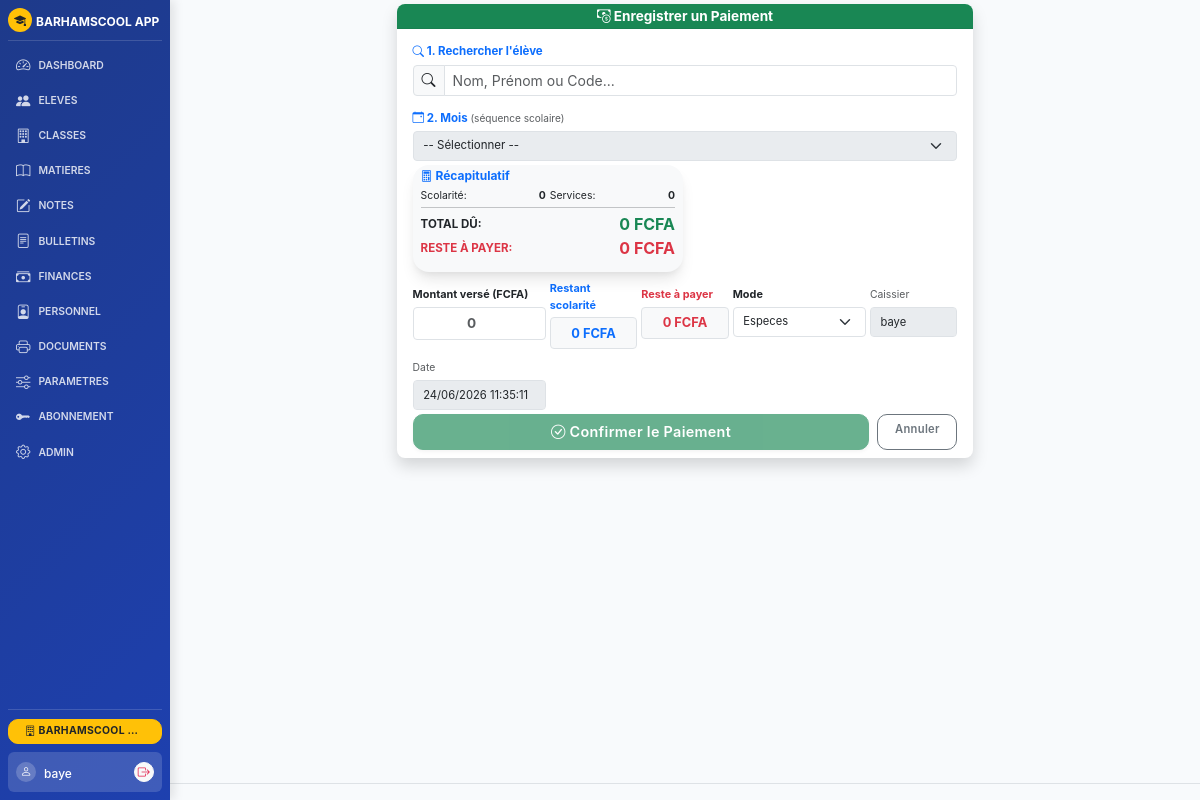
/finances/paiement (signed in), run on the app's committed database.
### models.py (models this page shows, shortened)
class Ecole(db.Model):
    id = db.Column(db.Integer, primary_key=True)
    nom = db.Column(db.String(200), default='BARHAMSCOOL APP')
    identifiant = db.Column(db.String(50), unique=True, nullable=True)
    adresse = db.Column(db.String(300), default='ZAC MBAO CITE CAPEC')
    tel = db.Column(db.String(100), default='338369035-772601310-777385032')
    annee_scolaire = db.Column(db.String(20), default='2024-2025')
    zone = db.Column(db.String(100), default='RUFISQUE')
    dev = db.Column(db.String(200), default='Abdou Diatta - Barham Informatique')
    email = db.Column(db.String(150), default='')
    type_ecole = db.Column(db.String(100), default='')
    directeur = db.Column(db.String(150), default='')
    chef_etablissement = db.Column(db.String(150), default='')
    slogan = db.Column(db.String(300), default='')
    autorisation = db.Column(db.String(100), default='')
    code_etablissement = db.Column(db.String(50), default='')
    ia = db.Column(db.String(100), default='')
    ief = db.Column(db.String(100), default='')
    session_timeout = db.Column(db.Integer, default=30)  # en minutes
    max_login_attempts = db.Column(db.Integer, default=5)
    lockout_duration = db.Column(db.Integer, default=15)  # en minutes
    ip_whitelist = db.Column(db.Text, default='')  # IPs autorisées (séparées par virgule)
    smtp_server = db.Column(db.String(150), default='')
    smtp_port = db.Column(db.Integer, default=587)
    smtp_user = db.Column(db.String(150), default='')
    smtp_password = db.Column(db.String(150), default='')
    smtp_use_tls = db.Column(db.Boolean, default=True)
    email_expediteur = db.Column(db.String(150), default='')

class User(UserMixin, db.Model):
    id = db.Column(db.Integer, primary_key=True)
    username = db.Column(db.String(80), unique=True, nullable=False)
    password_hash = db.Column(db.String(256), nullable=False)
    role = db.Column(db.String(50), default='user')
    ecole_id = db.Column(db.Integer, db.ForeignKey('ecole.id'), nullable=True)
    created_at = db.Column(db.DateTime, default=lambda: datetime.now(timezone.utc))
    last_login = db.Column(db.DateTime, nullable=True)
    identifiant = db.Column(db.String(50), unique=True, nullable=True)
    ecole = db.relationship('Ecole', backref='users')

### routes_finances.py (the view, shortened to what this page needs)
@app.route('/finances/paiement', methods=['GET', 'POST'])
@login_required
def paiement_ajouter():
    ecole_id = get_current_ecole_id()
    e = Ecole.query.get(ecole_id); annee = _annee_courante(e)
    categories = CategorieTarif.query.order_by(CategorieTarif.type_categorie, CategorieTarif.nom).all()
    return render_template('finances/form.html', ecole=e, categories=categories)

### templates/finances/form.html (shortened to what this page needs)
{% extends "base.html" %}
{% block content %}
<div class="row justify-content-center">
    <div class="col-lg-7">
        <div class="card shadow border-0 rounded-3" style="margin-top:4px;">
            <div class="card-header bg-success text-white py-1">
                <h6 class="mb-0 text-center fw-bold" style="font-size:0.85rem;"><i class="bi bi-cash-coin"></i> Enregistrer un Paiement</h6>
            </div>
            <div class="card-body py-2 px-3">
                <form method="POST" id="paiementForm">
                    <div class="mb-2">
                        <label class="form-label fw-bold text-primary mb-1" style="font-size:0.72rem;"><i class="bi bi-search"></i> 1. Rechercher l'élève</label>
                        <div class="input-group input-group-sm">
                            <span class="input-group-text bg-light"><i class="bi bi-search"></i></span>
                            <input type="text" id="eleve-search" class="form-control form-control-sm" placeholder="Nom, Prénom ou Code..." autocomplete="off">
                        </div>
                    </div>
                    <div class="mb-1">
                        <label class="form-label fw-bold text-primary mb-1" style="font-size:0.72rem;"><i class="bi bi-calendar-event"></i> 2. Mois <small class="text-muted fw-normal">(séquence scolaire)</small></label>
                        <select name="mois" id="select-mois" class="form-select form-select-sm" required disabled style="font-size:0.72rem;">
                            <option value="">-- Sélectionner --</option>
                        </select>
                    </div>
                    <div class="row g-1 mb-2">
                        <div class="col-md-6" id="recap-section">
                            <div class="card bg-light border-0 h-100">
                                <div class="card-body py-1 px-2">
                                    <h6 class="fw-bold text-primary mb-1" style="font-size:0.75rem;"><i class="bi bi-calculator"></i> Récapitulatif</h6>
                                    <div class="row g-1" style="font-size:0.65rem;">
                                        <div class="col-6">
                                            <div class="d-flex justify-content-between">
                                                <span>Scolarité:</span>
                                                <span class="fw-bold" id="recap-scolarite">0</span>
                                            </div>
                                        </div>
                                        <div class="col-6">
                                            <div class="d-flex justify-content-between">
                                                <span>Services:</span>
                                                <span class="fw-bold" id="recap-services">0</span>
                                            </div>
                                        </div>
                                    </div>
                                    <hr class="my-1">
                                    <div class="d-flex justify-content-between align-items-center">
                                        <span class="fw-bold" style="font-size:0.72rem;">TOTAL DÛ:</span>
                                        <span class="fw-bold text-success" id="recap-total" style="font-size:1rem;">0 FCFA</span>
                                    </div>
                                    <div class="d-flex justify-content-between align-items-center">
                                        <span class="fw-bold text-danger" style="font-size:0.72rem;">RESTE À PAYER:</span>
                                        <span class="fw-bold text-danger" id="recap-reste" style="font-size:1rem;">0 FCFA</span>
                                    </div>
                                </div>
                            </div>
                        </div>
                    </div>
                    <div class="row g-1 mb-1">
                        <div class="col-md-3">
                            <label class="form-label fw-bold mb-1" style="font-size:0.68rem;">Montant versé (FCFA)</label>
                            <input type="number" name="montant" id="montant-verse" class="form-control form-control-sm text-center fw-bold" required placeholder="0" min="0" style="font-size:0.85rem;">
                        </div>
                        <div class="col-md-2">
                            <label class="form-label fw-bold text-primary mb-1" style="font-size:0.68rem;">Restant scolarité</label>
                            <input type="text" class="form-control form-control-sm text-center fw-bold text-primary bg-light" id="restant-scolarite" disabled readonly value="0 FCFA" style="font-size:0.8rem;">
                        </div>
                        <div class="col-md-2">
                            <label class="form-label fw-bold text-danger mb-1" style="font-size:0.68rem;">Reste à payer</label>
                            <input type="text" class="form-control form-control-sm text-center fw-bold text-danger bg-light" id="reste-a-payer" disabled readonly value="0 FCFA" style="font-size:0.8rem;">
                        </div>
                        <div class="col-md-3">
                            <label class="form-label fw-bold mb-1" style="font-size:0.68rem;">Mode</label>
                            <select name="mode_paiement" class="form-select form-select-sm" style="font-size:0.7rem;">
                                <option value="Especes">Especes</option>
                            </select>
                        </div>
                        <div class="col-md-2">
                            <label class="form-label text-muted mb-1" style="font-size:0.65rem;">Caissier</label>
                            <input type="text" class="form-control form-control-sm" value="{{ current_user.username }}" disabled readonly style="font-size:0.7rem;">
                        </div>
                        <div class="col-md-3">
                            <label class="form-label text-muted mb-1" style="font-size:0.65rem;">Date</label>
                            <input type="text" class="form-control form-control-sm" id="datetime-display" disabled readonly style="font-size:0.7rem;">
                        </div>
                    </div>
                    <div class="d-flex gap-2">
                        <button type="submit" class="btn btn-success btn-sm shadow-sm flex-grow-1" id="submit-btn" disabled>
                            <i class="bi bi-check-circle"></i> Confirmer le Paiement
                        </button>
                        <a href="{{ url_for('finances') }}" class="btn btn-outline-secondary btn-sm" style="font-size:0.7rem;width:80px;">Annuler</a>
                    </div>
                </form>
            </div>
        </div>
    </div>
</div>
{% endblock %}

### templates/base.html (shortened to what this page needs)
<!DOCTYPE html>
<html lang="fr">
<head>
    <link href="https://cdn.jsdelivr.net/npm/bootstrap@5.3.3/dist/css/bootstrap.min.css" rel="stylesheet">
    <link href="https://cdn.jsdelivr.net/npm/bootstrap-icons@1.11.3/font/bootstrap-icons.min.css" rel="stylesheet">
    <link href="{{ url_for('static', filename='css/style.css') }}?v=3" rel="stylesheet">
</head>
<body>
    <div class="app-layout {% if not current_user.is_authenticated %}no-sidebar{% endif %}">
        {% if current_user.is_authenticated %}
        <aside class="app-sidebar text-white" id="appSidebar">
            <div class="sidebar-brand">
                <div class="brand-icon bg-warning text-dark rounded-circle me-1" style="width:24px; height:24px; display:flex; align-items:center; justify-content:center; flex-shrink: 0;">
                    <i class="bi bi-mortarboard-fill" style="font-size: 0.75rem !important;"></i>
                </div>
                <div class="brand-text text-truncate" title="{{ ecole.nom if ecole else 'BARHAMSCOOL APP' }}">
                    <span class="fw-bold" style="font-size: 0.75rem !important;">{{ ecole.nom if ecole else 'BARHAMSCOOL APP' }}</span>
                </div>
            </div>
            <nav class="sidebar-menu">
                <ul class="nav flex-column gap-0">
                    {% if not has_licence %}
                    <li class="nav-item">
                        <a class="nav-link d-flex align-items-center gap-2 py-1 px-2 {{ 'active' if request.endpoint == 'abonnement' }}" href="{{ url_for('abonnement') }}">
                            <i class="bi bi-key-fill" style="font-size: 0.9rem;"></i>
                            <span style="font-size: 0.65rem; text-transform: uppercase; font-weight: 600;">Abonnement</span>
                        </a>
                    </li>
                    {% else %}
                    {% for endpoint, icon, label in nav_items %}
                    <li class="nav-item">
                        <a class="nav-link d-flex align-items-center gap-2 py-1 px-2 {{ 'active' if request.endpoint == endpoint }}" href="{{ url_for(endpoint) }}">
                            <i class="bi {{ icon }}" style="font-size: 0.9rem;"></i>
                            <span style="font-size: 0.65rem; text-transform: uppercase; font-weight: 600;">{{ label }}</span>
                        </a>
                    </li>
                    {% endfor %}
                    <li class="nav-item">
                        <a class="nav-link d-flex align-items-center gap-2 py-1 px-2 {{ 'active' if request.endpoint == 'parametres_financiers' }}" href="{{ url_for('parametres_financiers') }}">
                            <i class="bi bi-sliders" style="font-size: 0.9rem;"></i>
                            <span style="font-size: 0.65rem; text-transform: uppercase; font-weight: 600;">Parametres</span>
                        </a>
                    </li>
                    <li class="nav-item">
                        <a class="nav-link d-flex align-items-center gap-2 py-1 px-2 {{ 'active' if request.endpoint == 'abonnement' }}" href="{{ url_for('abonnement') }}">
                            <i class="bi bi-key-fill" style="font-size: 0.9rem;"></i>
                            <span style="font-size: 0.65rem; text-transform: uppercase; font-weight: 600;">Abonnement</span>
                        </a>
                    </li>
                    {% endif %}
                    {% if current_user.role == 'super_users' %}
                    <li class="nav-item">
                        <a class="nav-link d-flex align-items-center gap-2 py-1 px-2 {{ 'active' if request.endpoint == 'admin' }}" href="{{ url_for('admin') }}">
                            <i class="bi bi-gear" style="font-size: 0.9rem;"></i>
                            <span style="font-size: 0.65rem; text-transform: uppercase; font-weight: 600;">Admin</span>
                        </a>
                    </li>
                    {% endif %}
                </ul>
            </nav>
            <div class="sidebar-footer mt-auto">
                {% if current_user.role == 'super_users' and all_ecoles %}
                <div class="dropdown w-100 mb-2">
                    <button class="btn btn-sm btn-warning text-dark dropdown-toggle fw-bold w-100 py-1" type="button" data-bs-toggle="dropdown" aria-expanded="false" style="font-size: 0.65rem; line-height: 1.4; text-overflow: ellipsis; overflow: hidden; white-space: nowrap;" title="{{ ecole.nom if ecole else 'École' }}">
                        <i class="bi bi-building"></i> {{ ecole.nom if ecole else 'École' }}
                    </button>
                </div>
                {% endif %}
                <div class="user-profile-block d-flex align-items-center justify-content-between p-2 rounded" style="background: rgba(255,255,255,0.15);">
                    <div class="d-flex align-items-center gap-2">
                        <div class="avatar bg-white-20 rounded-circle" style="width:20px; height:20px; display:flex; align-items:center; justify-content:center;">
                            <i class="bi bi-person" style="font-size: 0.7rem;"></i>
                        </div>
                        <div class="user-info text-truncate">
                            <span class="fw-medium text-white" style="font-size: 0.75rem;">{{ current_user.username }}</span>
                        </div>
                    </div>
                    <a class="btn btn-sm btn-light p-0 rounded-circle d-flex align-items-center justify-content-center" href="{{ url_for('logout') }}" title="Quitter" style="width: 20px; height: 20px; color: var(--danger-color) !important;">
                        <i class="bi bi-box-arrow-right" style="font-size: 0.75rem;"></i>
                    </a>
                </div>
            </div>
        </aside>
        {% endif %}
        <main class="app-main">
            <div class="container-fluid" style="margin-top:0 !important; padding-top:0 !important;">
                {% block content %}{% endblock %}
            </div>
            <footer class="text-center text-muted py-2 mt-auto border-top small">
            </footer>
        </main>
    </div>
</body>
</html>

### data on the page
Ecole: nom "BARHAMSCOOL APP", nom "BARHAMSCOOL…"
User: username "baye"

### other printed values
{{ label }} "DASHBOARD" "ELEVES" "CLASSES" "MATIERES" "NOTES" "BULLETINS" "FINANCES" "PERSONNEL" "DOCUMENTS"
